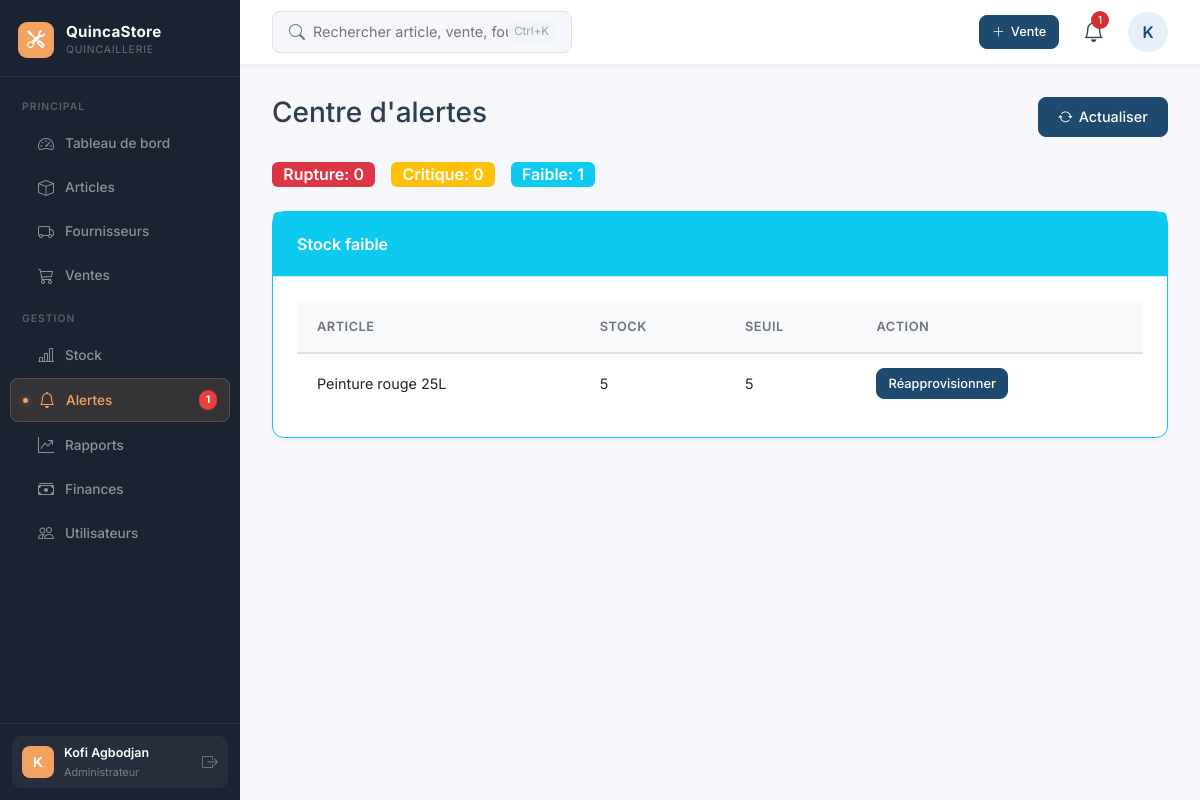
The app's page /alertes.php (signed in) with its own data.
### tables this page shows
CREATE TABLE `articles` (
  `id` int(11) NOT NULL,
  `nom` varchar(200) NOT NULL,
  `categorie` varchar(100) DEFAULT NULL,
  `fournisseur_id` int(11) DEFAULT NULL,
  `prix_achat` decimal(12,0) DEFAULT NULL,
  `prix_vente` decimal(12,0) NOT NULL,
  `quantite` int(11) DEFAULT 0,
  `stock_minimum` int(11) DEFAULT 5,
  `description` text DEFAULT NULL,
  `created_at` timestamp NOT NULL DEFAULT current_timestamp()
);

### alertes.php (the view, shortened to what this page needs)
<?php
require_once 'database.php';
$stmt = mysqli_prepare($conn, "SELECT * FROM articles WHERE quantite = 0 ORDER BY nom");
mysqli_stmt_execute($stmt);
$rupture = mysqli_fetch_all(mysqli_stmt_get_result($stmt), MYSQLI_ASSOC);
$stmt = mysqli_prepare($conn, "SELECT * FROM articles WHERE quantite > 0 AND quantite < stock_minimum/2 ORDER BY quantite ASC");
mysqli_stmt_execute($stmt);
$critique = mysqli_fetch_all(mysqli_stmt_get_result($stmt), MYSQLI_ASSOC);
$stmt = mysqli_prepare($conn, "SELECT * FROM articles WHERE quantite > 0 AND quantite <= stock_minimum AND quantite >= stock_minimum/2 ORDER BY quantite ASC");
mysqli_stmt_execute($stmt);
$faible = mysqli_fetch_all(mysqli_stmt_get_result($stmt), MYSQLI_ASSOC);
$nbRupture = count($rupture);
$nbCritique = count($critique);
$nbFaible = count($faible);
?>
<!DOCTYPE html>
<html lang="fr">
<head>
    <link href="https://cdn.jsdelivr.net/npm/bootstrap@5.3.0/dist/css/bootstrap.min.css" rel="stylesheet">
    <link rel="stylesheet" href="https://cdn.jsdelivr.net/npm/bootstrap-icons@1.11.3/font/bootstrap-icons.min.css">
    <link rel="stylesheet" href="assets/style.css">
</head>
<body>
    <?php include 'includes/sidebar.php'; ?>
    <div class="main-content">
        <?php include 'includes/header.php'; ?>
        <div class="page-content">
            <div class="d-flex justify-content-between align-items-center mb-4">
                <h1 class="h3">Centre d'alertes</h1>
                <a href="alertes.php" class="btn btn-primary"><i class="bi bi-arrow-repeat"></i> Actualiser</a>
            </div>
            <div class="d-flex gap-3 mb-4">
                <span class="badge bg-danger" style="font-size:1rem;">Rupture: <?= $nbRupture ?></span>
                <span class="badge bg-warning" style="font-size:1rem;">Critique: <?= $nbCritique ?></span>
                <span class="badge bg-info" style="font-size:1rem;">Faible: <?= $nbFaible ?></span>
            </div>
            <?php if ($nbFaible > 0): ?>
            <div class="card mb-4 border-info">
                <div class="card-header bg-info text-white">Stock faible</div>
                <div class="card-body">
                    <table class="table">
                        <thead><tr><th>Article</th><th>Stock</th><th>Seuil</th><th>Action</th></tr></thead>
                        <tbody>
                            <?php foreach ($faible as $a): ?>
                            <tr>
                                <td><?= htmlspecialchars($a['nom']) ?></td>
                                <td><?= $a['quantite'] ?></td>
                                <td><?= $a['stock_minimum'] ?></td>
                                <td><a href="stock.php?reappro=<?= $a['id'] ?>" class="btn btn-sm btn-primary">Réapprovisionner</a></td>
                            </tr>
                            <?php endforeach; ?>
                        </tbody>
                    </table>
                </div>
            </div>
            <?php endif; ?>
        </div>
    </div>
</body>
</html>

### assets/style.css (style rules this page uses)
:root { --primary: #1E4A6F; --primary-dark: #0F2C4A; --primary-light: #E6F0FA; --secondary: #2D3E50; --accent: #F4A261; --danger: #D32F2F; --success: #2E7D32; --bg: #F5F7FA; --border: #DEE2E6; --header-height: 64px; --shadow-sm: 0 2px 4px rgba(0, 0, 0, 0.05); --shadow-md: 0 4px 6px rgba(0, 0, 0, 0.07); --transition: all 0.2s ease; }
* { margin: 0; padding: 0; box-sizing: border-box; }
body { font-family: 'Inter', sans-serif; background: var(--bg); color: #2c3e50; line-height: 1.5; overflow-x: hidden; }
:root { --sidebar-bg: #1a2332; --sidebar-accent: #F4A261; --sidebar-width: 240px; }
.main-content { flex: 1; margin-left: var(--sidebar-width); min-height: 100vh; display: flex; flex-direction: column; }
.page-content { padding: 2rem; flex: 1; }
.card { background: white; border-radius: 12px; border: 1px solid var(--border); box-shadow: var(--shadow-sm); transition: var(--transition); }
.card-header { padding: 1.25rem 1.5rem; border-bottom: 1px solid var(--border); font-weight: 600; display: flex; align-items: center; justify-content: space-between; }
.card-body { padding: 1.5rem; }
.table { margin: 0; width: 100%; }
.table thead th { background: #f8f9fa; padding: 1rem 1.25rem; font-size: 0.8rem; font-weight: 600; text-transform: uppercase; letter-spacing: 0.5px; color: #6c757d; border-bottom: 2px solid var(--border); white-space: nowrap; }
.table tbody td { padding: 0.875rem 1.25rem; border-bottom: 1px solid #f0f0f0; vertical-align: middle; font-size: 0.9rem; }
.table tbody tr:last-child td { border-bottom: none; }
.badge { display: inline-flex; align-items: center; gap: 4px; padding: 0.3em 0.7em; border-radius: 6px; font-size: 0.75rem; font-weight: 600; }
.btn { display: inline-flex; align-items: center; gap: 6px; padding: 0.5rem 1.2rem; border-radius: 8px; font-size: 0.9rem; font-weight: 500; cursor: pointer; border: 1.5px solid transparent; transition: var(--transition); text-decoration: none; }
.btn-primary { background: var(--primary); color: white; border-color: var(--primary); }
.btn-sm { padding: 0.3rem 0.7rem; font-size: 0.8rem; }

### records on screen
articles: nom "Peinture rouge 25L", quantite "5", stock_minimum "5"

### other values on screen
$nbA "1"
substr($user['nom'], 0, 1) "K"
$user['nom'] "Kofi Agbodjan"
$user['role'] "Administrateur"
$nbAlertesH "1"
substr($_SESSION['nom'], 0, 1) "K"
$nbRupture "0"
$nbCritique "0"
$nbFaible "1"
